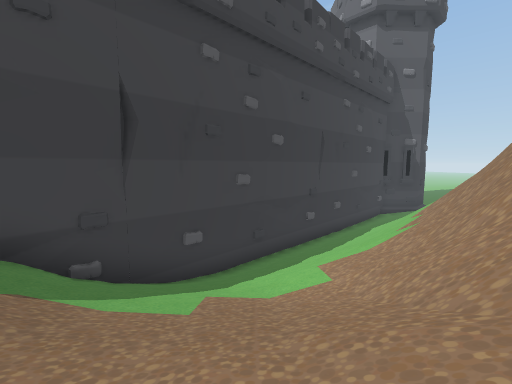
View 1 (above)

16 first-person views from a walk through a 3-D level made in the Unity game engine. The camera is 1.5 m above the floor, tilts 6° down and sees 90° across. Doors are open. The floor is counted in squares, 2 m on a side. Each view is taken from the middle of a square. On the plan, view 1 faces up. The plan holds only what a view shows up to about 9 squares ahead; the rest is blank. The place goes on beyond the plan. The player is left out. Some animated figures are not drawn. Some surface patterns are stand-ins.

View 2
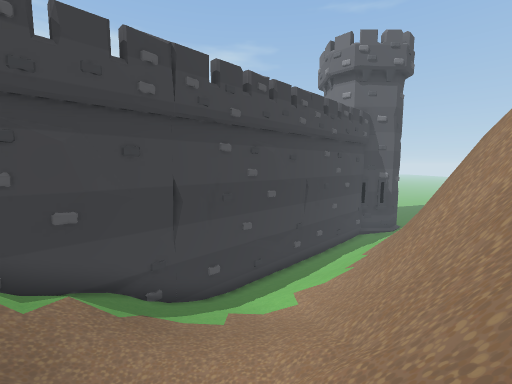

View 3
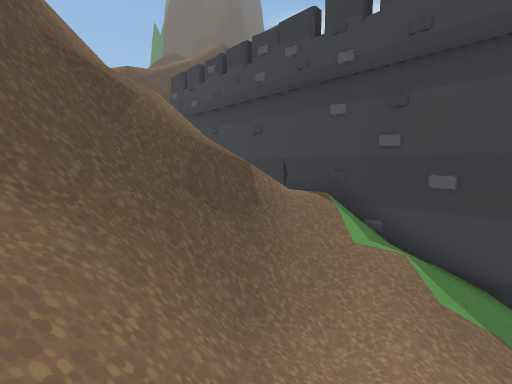

View 4
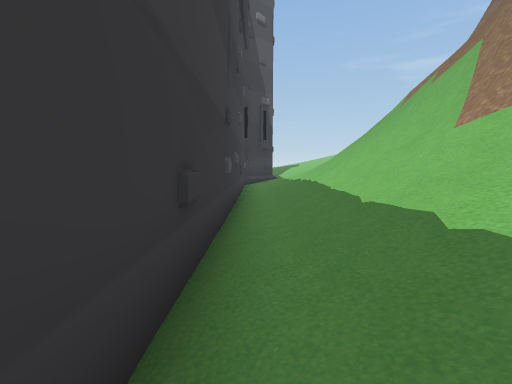

View 5
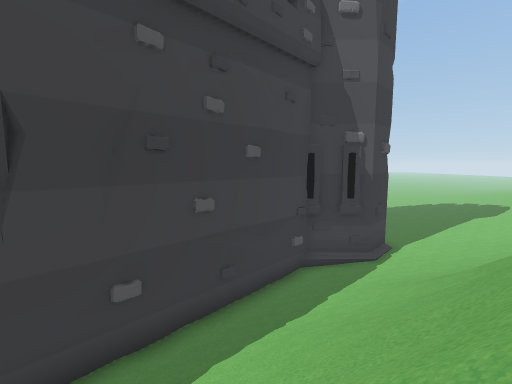

View 6
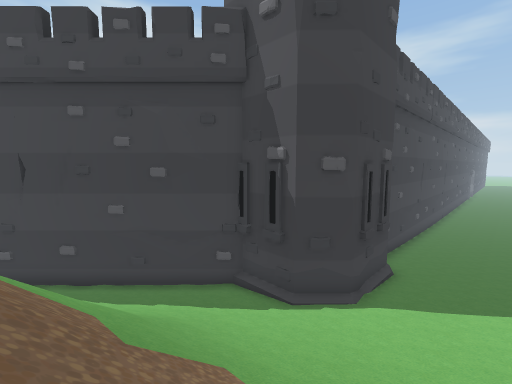

View 7
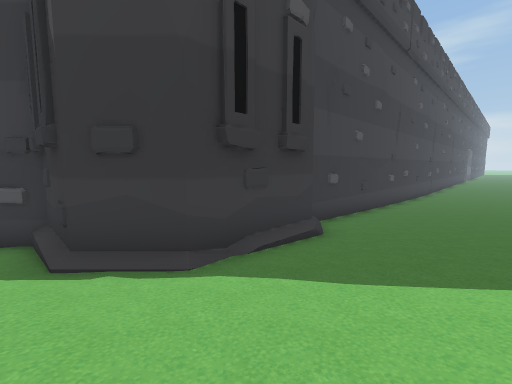

View 8
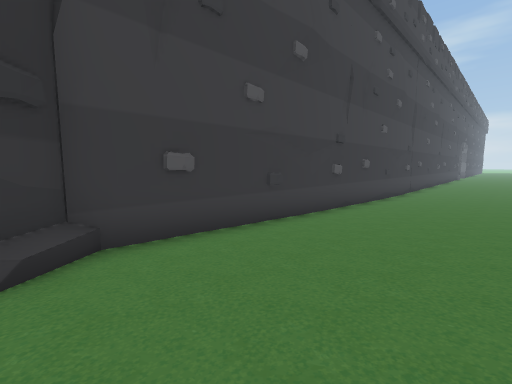

View 9
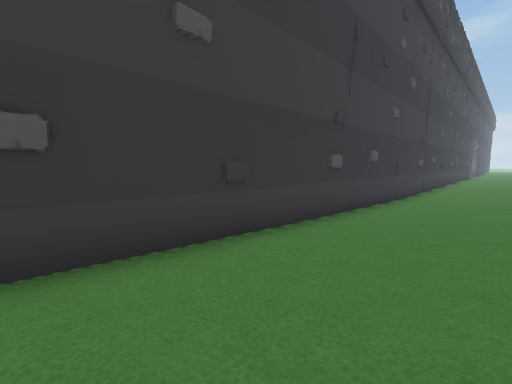

View 10
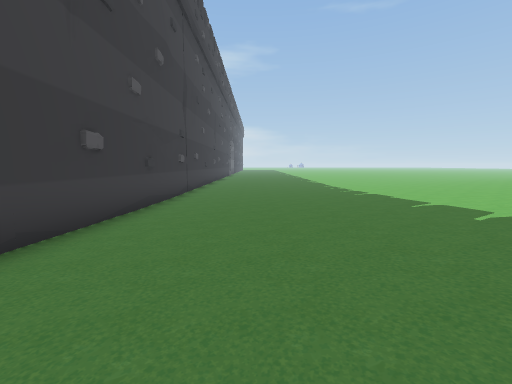

View 11
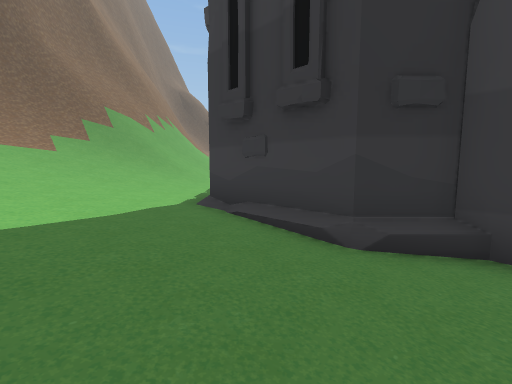

View 12
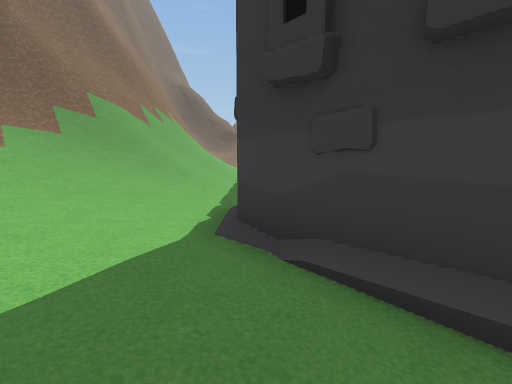

View 13
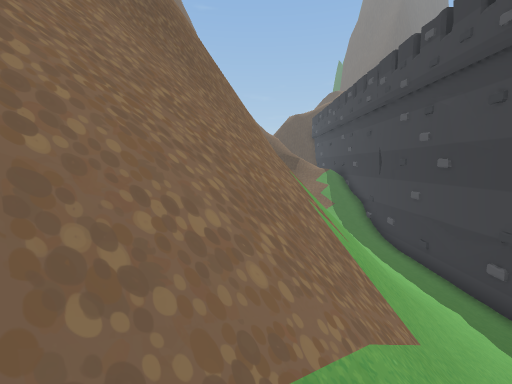

View 14
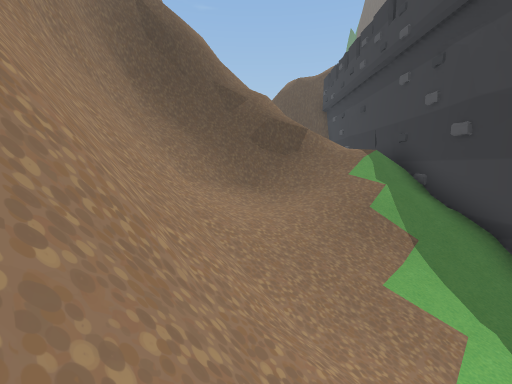

View 15
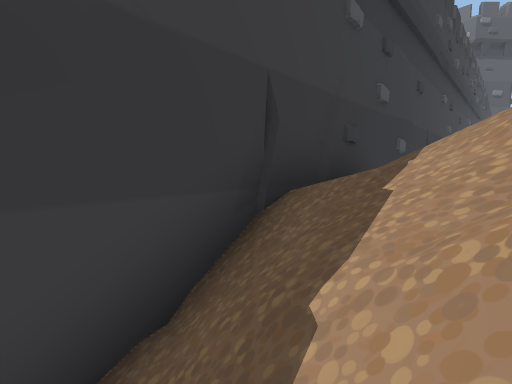

View 16
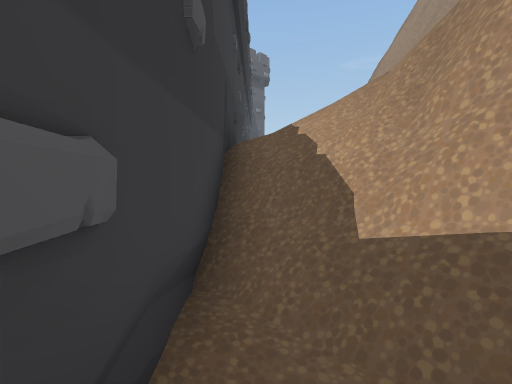

### Floor plan
Key: @ floor where view 1 was taken; # wall or solid block; . main floor; : floor 0.25 m higher than the main floor; - floor 0.25 m lower than the main floor; _ floor 0.5 m lower than the main floor; + floor 3.25 m higher than the main floor; * floor 5.5 m higher than the main floor; / step, stairs or slope; = window, fence, low wall or low ledge; v drop or lower ground; T tower.
Columns run from 11 left of view 1 to 14 right of it. Each row starts with its distance up from view 1.
 33                      #__--
 32                      #---.
 31                      #--..
 30                      #--..
 29                      #....
 28                      #...:
 27                      #..::
 26                      #.:::
 25                      #:://
 24                      #:://
 23                      #:///
 22                      #:///
 21                      #////
 20                      #////
 19                       T///
 18                       T///
 17                       T///
 16                   ##TT////
 15                  ##///////
 14                 ##////////
 13                ##/////////
 12               ##//////////
 11              ##///////////
 10             ##////////////
  9            ##///////#//###
  8           ##//////##///##
  7          ##///////###/##
  6         ##//////*######
  5        ##///////##
  4       ##///////##
  3      ##///////##
  2     ##////////#
  1    ##/////////#
  0   ##///////@/##
 -1  ##////#=////#
 -2 ##//////###/##
 -3 #+///# /v##/#
 -4 /+/##v //####

Positions as (right, up) in squares from view 1, and headings:
1: (0, 0), facing up
2: (0, -3), facing up
3: (1, -1), facing left
4: (-1, 6), facing up-right
5: (6, 7), facing up
6: (14, 10), facing up-left
7: (14, 15), facing up-left
8: (14, 20), facing up-left
9: (13, 22), facing up-left
10: (13, 25), facing up
11: (14, 21), facing down-left
12: (13, 19), facing down-left
13: (11, 10), facing down-left
14: (3, 4), facing down-left
15: (-8, -3), facing up
16: (-11, -4), facing up-right
